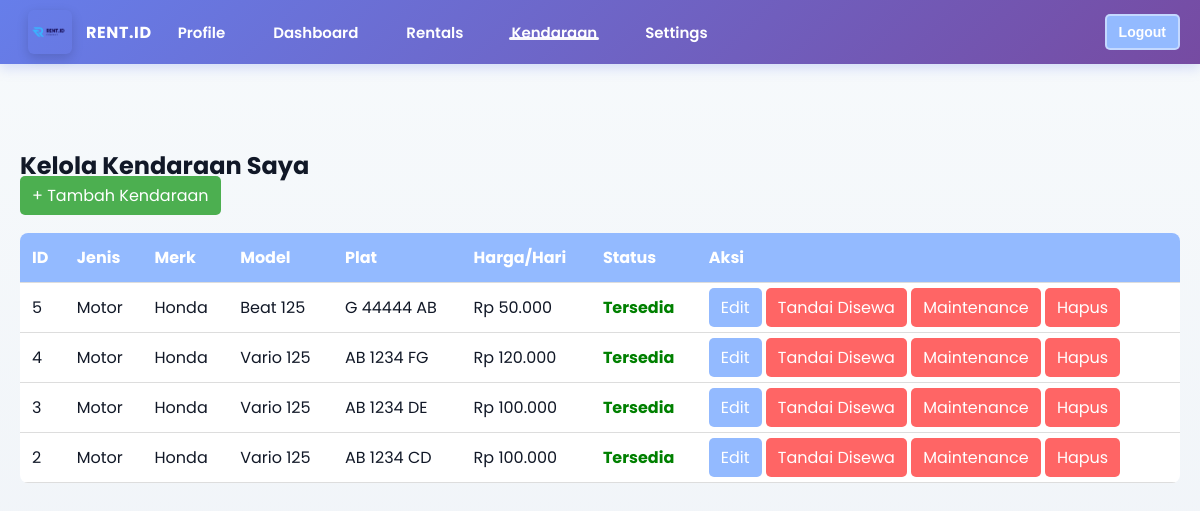
Page /public/mitra/kelola_kendaraan.php (signed in) on the earlier database version.
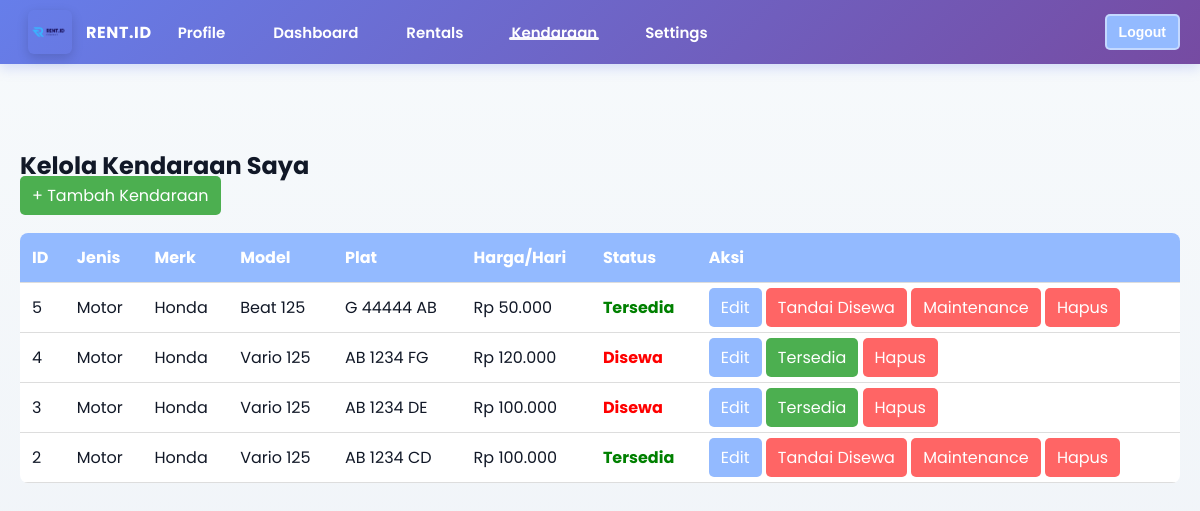
Same page on the later database version.
### tables this page shows
CREATE TABLE `kendaraan` (
  `kendaraan_id` int(11) NOT NULL,
  `id_mitra` int(11) NOT NULL,
  `jenis_kendaraan` enum('motor','mobil','lainnya') NOT NULL,
  `merk` varchar(100) NOT NULL,
  `model` varchar(100) NOT NULL,
  `tahun` year(4) DEFAULT NULL,
  `plat_nomor` varchar(20) NOT NULL,
  `harga_sewa_per_hari` decimal(10,2) NOT NULL,
  `status_kendaraan` enum('tersedia','disewa','maintenance') DEFAULT 'tersedia',
  `foto` longblob DEFAULT NULL
);

### app/kelola_logic.php (called while the page is built, shortened)
<?php
require_once __DIR__ . '/../config/koneksi.php';
class KelolaKendaraan {
    private $conn;
    public function __construct()
    {
        global $conn;
        $this->conn = $conn;
    }
    public function getKendaraanByMitra($id_mitra)
    {
        $sql = "SELECT * FROM kendaraan WHERE id_mitra = ? ORDER BY kendaraan_id DESC";
        $stmt = $this->conn->prepare($sql);
        $stmt->bind_param("i", $id_mitra);
        $stmt->execute();
        return $stmt->get_result()->fetch_all(MYSQLI_ASSOC);
    }
}
?>

### public/mitra/kelola_kendaraan.php (the view, shortened to what this page needs)
<?php
require_once __DIR__ . '/../../app/auth.php';
require_once __DIR__ . '/../../app/kelola_logic.php';
$kendaraan = new KelolaKendaraan();
$id_mitra = $_SESSION['id_mitra'];
$dataKendaraan = $kendaraan->getKendaraanByMitra($id_mitra);
?>
<?php include_once __DIR__ . '/../navbar.php'; ?>
<!DOCTYPE html>
<html lang="id">
<head>
</head>
<body>
<div class="container" style="padding:20px;">
    <h2>Kelola Kendaraan Saya</h2>
    <a href="tambah_kendaraan.php" class="btn btn-green">+ Tambah Kendaraan</a>
    <table>
        <thead>
            <tr>
                <th>ID</th>
                <th>Jenis</th>
                <th>Merk</th>
                <th>Model</th>
                <th>Plat</th>
                <th>Harga/Hari</th>
                <th>Status</th>
                <th>Aksi</th>
            </tr>
        </thead>
        <tbody>
<?php if (empty($dataKendaraan)): ?>
    <tr>
        <td colspan="8" style="text-align:center; color:gray;">
            Tidak ada kendaraan. Tambahkan kendaraan Anda terlebih dahulu.
        </td>
    </tr>
<?php else: ?>
    <?php foreach ($dataKendaraan as $row): ?>
    <tr>
        <td><?= $row['kendaraan_id'] ?></td>
        <td><?= ucfirst($row['jenis_kendaraan']) ?></td>
        <td><?= $row['merk'] ?></td>
        <td><?= $row['model'] ?></td>
        <td><?= $row['plat_nomor'] ?></td>
        <td>Rp <?= number_format($row['harga_sewa_per_hari'], 0, ',', '.') ?></td>
        <td>
    <?php if ($row['status_kendaraan'] === 'tersedia'): ?>
        <span style="color:green; font-weight:bold;">Tersedia</span>
    <?php elseif ($row['status_kendaraan'] === 'disewa'): ?>
        <span style="color:red; font-weight:bold;">Disewa</span>
    <?php else: ?>
        <span style="color:orange; font-weight:bold;">Maintenance</span>
    <?php endif; ?>
</td>
<td>
    <a href="edit_kendaraan.php?id=<?= $row['kendaraan_id'] ?>" class="btn">Edit</a>
    <?php if ($row['status_kendaraan'] == 'tersedia'): ?>
        <a href="../../app/kelola_logic.php?action=ubah_status&id=<?= $row['kendaraan_id'] ?>&status=disewa"
           class="btn btn-red">Tandai Disewa</a>
        <a href="../../app/kelola_logic.php?action=ubah_status&id=<?= $row['kendaraan_id'] ?>&status=maintenance"
           class="btn btn-red">Maintenance</a>
    <?php elseif ($row['status_kendaraan'] == 'disewa'): ?>
        <a href="../../app/kelola_logic.php?action=ubah_status&id=<?= $row['kendaraan_id'] ?>&status=tersedia"
           class="btn btn-green">Tersedia</a>
    <?php else: ?>
        <a href="../../app/kelola_logic.php?action=ubah_status&id=<?= $row['kendaraan_id'] ?>&status=tersedia"
           class="btn btn-green">Tersedia</a>
    <?php endif; ?>
    <a href="../../app/kelola_logic.php?action=hapus&id=<?= $row['kendaraan_id'] ?>"
       class="btn btn-red"
       onclick="return confirm('Yakin ingin menghapus kendaraan ini?')">
        Hapus
    </a>
</td>
    </tr>
    <?php endforeach; ?>
<?php endif; ?>
        </tbody>
    </table>
</div>
</body>
</html>

### public/navbar.php (shortened to what this page needs)
<?php
$scriptPath = str_replace('\\', '/', $_SERVER['SCRIPT_NAME']);
$posPublic = strpos($scriptPath, '/public/');
if ($posPublic !== false) {
  $BASE_URL = substr($scriptPath, 0, $posPublic + strlen('/public/'));
} else {
  $BASE_URL = rtrim(dirname($scriptPath), '/') . '/';
}
$role = $_SESSION['role'] ?? null;
$isDashboard = basename($_SERVER['SCRIPT_NAME']) === 'dashboard_Customer.php';
$scriptName = basename($_SERVER['SCRIPT_NAME']);
$pageName = pathinfo($scriptName, PATHINFO_FILENAME);
$pageClass = 'page-' . preg_replace('/[^a-zA-Z0-9_\-]/', '', $pageName);
?>
<nav class="navbar navbar-expand-md <?= trim(($isDashboard ? 'dashboard-theme ' : '') . $pageClass) ?>">
  <div class="nav-left">
    <div class="brand">
      <img src="<?= $BASE_URL ?>asset/logo.png" alt="RENT.ID" />
      <span class="brand-name">RENT.ID</span>
    </div>
  </div>
  <ul class="nav-menu" id="navMenu">
    <?php if (!$role): ?>
      <li class="nav-item">
        <a class="nav-link <?= basename($_SERVER['SCRIPT_NAME']) === 'login.php' ? 'active' : '' ?>" href="<?= $BASE_URL ?>login.php">
          Login
        </a>
      </li>
      <li class="nav-item">
        <a class="nav-link <?= basename($_SERVER['SCRIPT_NAME']) === 'register.php' ? 'active' : '' ?>" href="<?= $BASE_URL ?>register.php">
          Register
        </a>
      </li>
    <?php else: ?>
      <?php if ($role === 'customer'): ?>
      <li class="nav-item">
        <a class="nav-link <?= basename($_SERVER['SCRIPT_NAME']) === 'profile.php' ? 'active' : '' ?>" href="<?= $BASE_URL ?>profile.php">Profile</a>
      </li>
      <li class="nav-item">
        <a class="nav-link <?= basename($_SERVER['SCRIPT_NAME']) === 'dashboard_Customer.php' ? 'active' : '' ?>" href="<?= $BASE_URL ?>dashboard_Customer.php">Dashboard</a>
      </li>
      <li class="nav-item">
        <a class="nav-link <?= basename($_SERVER['SCRIPT_NAME']) === 'vechiles_user.php' ? 'active' : '' ?>" href="<?= $BASE_URL ?>cust/vechiles_user.php">Vehicles</a>
      </li>
      <li class="nav-item">
        <a class="nav-link <?= basename($_SERVER['SCRIPT_NAME']) === 'my_rentals.php' ? 'active' : '' ?>" href="<?= $BASE_URL ?>cust/my_rentals.php">My Rentals</a>
      </li>
      <li class="nav-item">
        <a class="nav-link <?= basename($_SERVER['SCRIPT_NAME']) === 'settings.php' ? 'active' : '' ?>" href="<?= $BASE_URL ?>settings.php">Settings</a>
      </li>
      <?php elseif ($role === 'mitra'): ?>
      <li class="nav-item">
        <a class="nav-link <?= basename($_SERVER['SCRIPT_NAME']) === 'profile.php' ? 'active' : '' ?>" href="<?= $BASE_URL ?>profile.php">Profile</a>
      </li>
      <li class="nav-item">
        <a class="nav-link <?= basename($_SERVER['SCRIPT_NAME']) === 'dashboard_Mitra.php' ? 'active' : '' ?>" href="<?= $BASE_URL ?>dashboard_Mitra.php">Dashboard</a>
      </li>
      <li class="nav-item">
        <a class="nav-link <?= basename($_SERVER['SCRIPT_NAME']) === 'rentals.php' ? 'active' : '' ?>" href="<?= $BASE_URL ?>mitra/rentals.php">Rentals</a>
      </li>
      <li class="nav-item">
        <a class="nav-link <?= basename($_SERVER['SCRIPT_NAME']) === 'kelola_kendaraan.php' ? 'active' : '' ?>" href="<?= $BASE_URL ?>mitra/kelola_kendaraan.php">Kendaraan</a>
      </li>
      <li class="nav-item">
        <a class="nav-link <?= basename($_SERVER['SCRIPT_NAME']) === 'settings.php' ? 'active' : '' ?>" href="<?= $BASE_URL ?>settings.php">Settings</a>
      </li>
      <?php endif; ?>
    <?php endif; ?>
  </ul>
  <?php if ($role): ?>
    <button class="logout-btn btn btn-outline-light" onclick="window.location.href='<?= $BASE_URL ?>logout.php'">
      Logout
    </button>
  <?php endif; ?>
</nav>

### public/style/navbar.css (style rules this page uses)
* { margin: 0; padding: 0; box-sizing: border-box; }
nav { display: flex; justify-content: space-between; align-items: center; gap: 16px; background: linear-gradient(135deg, #667eea 0%, #764ba2 100%); padding: 0 28px; min-height: 64px; height: 64px; box-shadow: 0 4px 12px rgba(102, 126, 234, 0.25); border-radius: 0; position: fixed; left: 0; right: 0; top: 0; z-index: 9999; overflow: visible; }
.nav-left { display:flex; align-items:center; gap:12px; }
.nav-menu { align-items:center; }
.nav-menu { list-style: none; display: flex; gap: 28px; margin: 0; padding: 0; flex: 1 1 auto; align-items: center; flex-wrap: nowrap; overflow-x: auto; -webkit-overflow-scrolling: touch; }
.nav-menu li { white-space: nowrap; }
nav a { text-decoration: none; color: #ffffff; font-weight: 600; font-size: 15px; padding: 0 10px; position: relative; transition: color 0.2s ease; display: flex; align-items: center; height: 100%; }
nav, nav a, .nav-menu li a { color: #ffffff !important; }
.brand { display:flex; align-items:center; gap:10px; margin-left:8px; }
.brand img { width:40px; height:40px; object-fit:contain; border-radius:6px; box-shadow:0 4px 12px rgba(0,0,0,0.15); }
.brand-name { color: #fff; font-weight:700; margin-left:4px; letter-spacing:0.6px; }
nav a::after { content: ''; position: absolute; left: 8px; right: 8px; bottom: 4px; height: 3px; background: rgba(255,255,255,0.95); border-radius: 3px; transform: scaleX(0); transform-origin: left center; transition: transform 200ms ease; pointer-events: none; }
nav a:hover::after, nav a.active::after { transform: scaleX(1); }
.logout-btn { background: rgba(255, 255, 255, 0.18); color: #ffffff; border: 2px solid rgba(255, 255, 255, 0.45); border-radius: 8px; padding: 8px 18px; cursor: pointer; font-weight: 600; font-size: 14px; transition: all 0.2s ease; flex: 0 0 auto; }

### public/style/site.css (style rules this page uses)
:root { --brand-500: #6d59e0; --brand-600: #8c59d4; --accent: #3291B6; --muted: #f1f5f9; }
html,body { height:100%; }
body { font-family: 'Poppins', system-ui, -apple-system, 'Segoe UI', Roboto, 'Helvetica Neue', Arial; background: linear-gradient(180deg, #f7fafc 0%, #eef2f7 100%); color: #111827; -webkit-font-smoothing:antialiased; -moz-osx-font-smoothing:grayscale; }
.container, .container-fluid { padding-left: 28px; padding-right: 28px; }
.btn, .profile-btn { border-radius: 10px; }
nav.navbar { padding: 0 20px; }
.navbar .brand img { width:44px; height:44px; }
table { background: #fff; border-radius: 8px; overflow: hidden; }
th { background: linear-gradient(90deg, rgba(109,89,224,0.95), rgba(140,89,212,0.96)); color: #fff; }
a { text-decoration: none; }

### public/mitra/kelola_kendaraan.php (style rules this page uses)
table { width: 100%; border-collapse: collapse; margin-top: 25px; }
th, td { padding: 12px; border-bottom: 1px solid #ddd; text-align: left; }
th { background: #93BAFF; color: white; }
.btn { padding: 8px 12px; background: #93BAFF; color: white; text-decoration: none; border-radius: 5px; }
.btn-red { background: #ff6565; }
.btn-green { background: #4CAF50; }

Differences in the rows shown:
changed kendaraan "AB 1234 FG": status_kendaraan "Tandai Disewa Maintenance" → "Disewa"
changed kendaraan "AB 1234 DE": status_kendaraan "Tandai Disewa Maintenance" → "Disewa"
